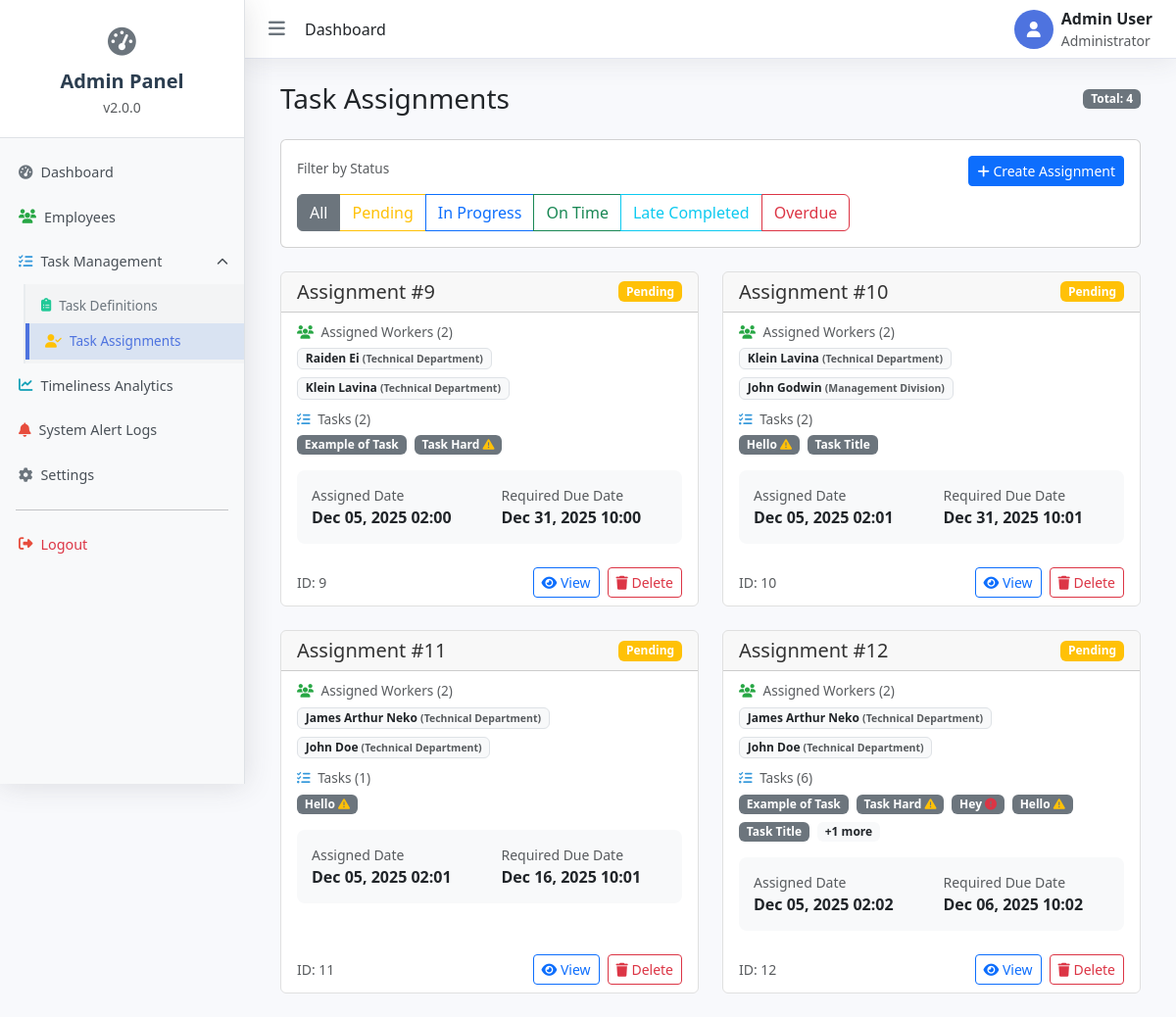
The page /dashboard/assignments/ on the database as committed earlier.
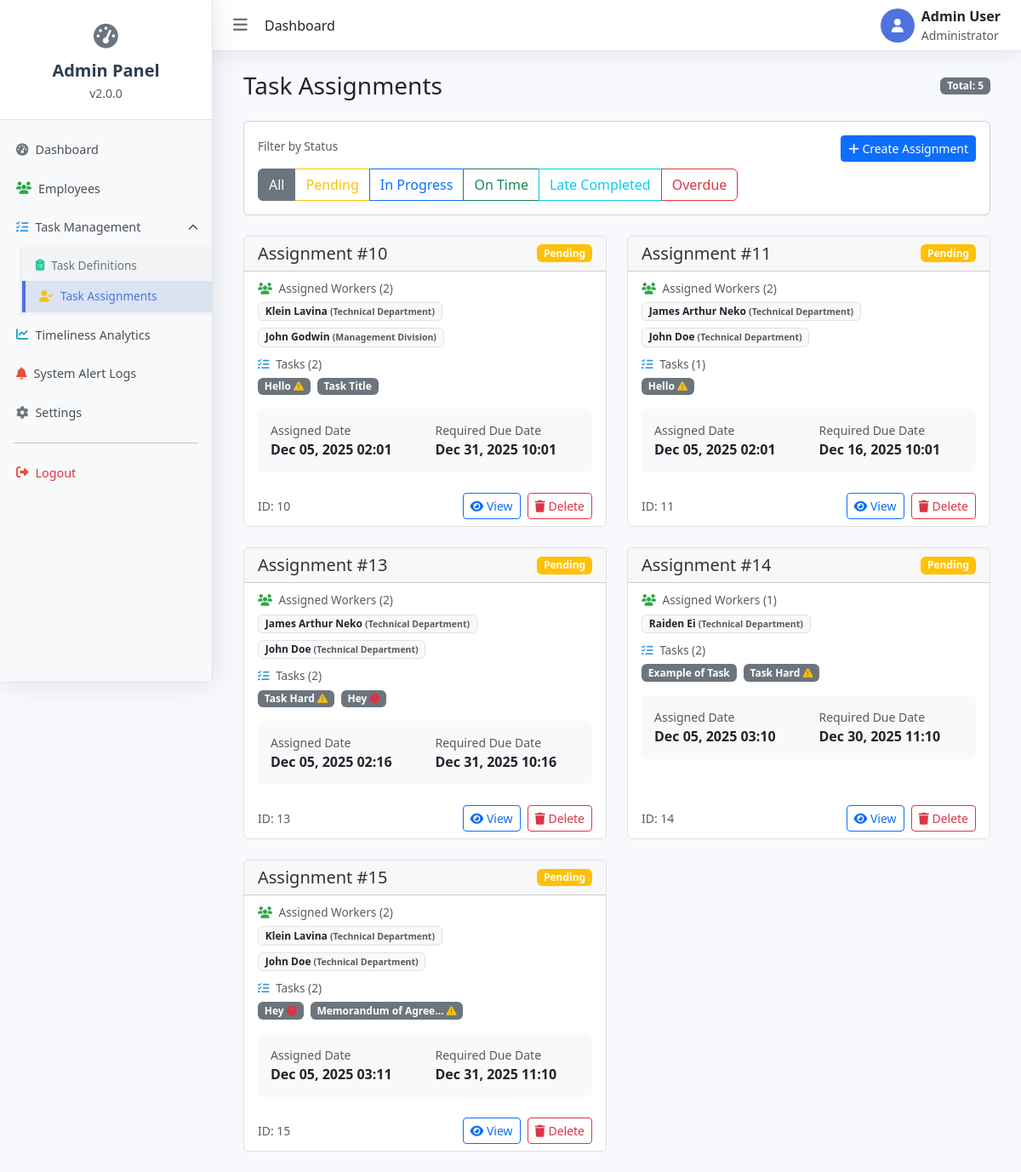
The same page on the database as committed later.
### ttms_app/models.py (models this page shows, shortened)
class TaskAssignment(models.Model):
    STATUS_CHOICES = [
        ('P', 'Pending'),
        ('IP', 'In Progress'),
        ('OT', 'On Time Completed'),
        ('L', 'Late Completed'),
        ('D', 'Overdue'),
    ]
    worker = models.ManyToManyField(Employee, related_name='assigned_tasks')
    task = models.ManyToManyField(Task, related_name='assignments')
    assigned_date = models.DateTimeField(default=timezone.now)
    required_due_date = models.DateTimeField(
        help_text="The ultimate deadline for all tasks within this assignment."
    )
    actual_completion_date = models.DateTimeField(null=True, blank=True)
    submission_status = models.CharField(max_length=2, choices=STATUS_CHOICES, default='P')
    class Meta:
        ordering = ['required_due_date']
        verbose_name = "Task Assignment"

class Employee(models.Model):
    full_name = models.CharField(max_length=150)
    email = models.EmailField(unique=True)
    department = models.CharField(max_length=100, blank=True, null=True)
    role = models.CharField(max_length=100, blank=True, null=True)
    notification_preference = models.CharField(
        max_length=10,
        choices=[('email', 'Email'), ('in_app', 'In-App'), ('none', 'None')],
        default='email'
    )
    class Meta:
        verbose_name = "Employee"
        verbose_name_plural = "Employees"

class Task(models.Model):
    title = models.CharField(max_length=200)
    description = models.TextField(blank=True)
    standard_duration_days = models.PositiveSmallIntegerField(
        default=3,
        help_text="Standard number of days for task completion."
    )
    priority = models.CharField(
        max_length=10,
        choices=[('high', 'High'), ('medium', 'Medium'), ('low', 'Low')],
        default='medium'
    )
    class Meta:
        verbose_name = "Task Definition"
        verbose_name_plural = "Task Definitions"

### ttms_app/views.py (the view)
# urls.py: path('assignments/', views.assignments_view, name='assignments'),
def assignments_view(request):
    assignments = TaskAssignment.objects.all().order_by('id')
    status_filter = request.GET.get('status', 'all')
    if status_filter != 'all':
        assignments = assignments.filter(submission_status=status_filter)
    context = {
        'assignments': assignments,
        'now': timezone.now(),
        'employees': Employee.objects.all(),
        'tasks': Task.objects.all()
    }
    return render(request, 'admin_dashboard/assignment.html', context)

### templates/admin_dashboard/assignment.html (shortened to what this page needs)
{% extends 'admin_dashboard/base.html' %}
{% block content %}
<div class="container-fluid">
    <div class="d-flex justify-content-between align-items-center mb-4">
        <h1 class="h3 mb-0">Task Assignments</h1>
        <div class="d-flex gap-2">
            <span class="badge bg-secondary">Total: {{ assignments|length }}</span>
        </div>
    </div>
<div class="row mb-4">
    <div class="col-12">
        <div class="card">
            <div class="card-body">
                <div class="d-flex justify-content-between align-items-center mb-2">
                    <h6 class="card-subtitle text-muted mb-0">Filter by Status</h6>
                   <a href="#" class="btn btn-primary btn-sm"
                        data-bs-toggle="modal"
                        data-bs-target="#createAssignmentModal">
                            <i class="fas fa-plus"></i> Create Assignment
                        </a>
                </div>
                <div class="btn-group" role="group">
                    <a href="?status=all" class="btn btn-outline-secondary {% if not request.GET.status or request.GET.status == 'all' %}active{% endif %}">
                        All
                    </a>
                    <a href="?status=P" class="btn btn-outline-warning {% if request.GET.status == 'P' %}active{% endif %}">
                        Pending
                    </a>
                    <a href="?status=IP" class="btn btn-outline-primary {% if request.GET.status == 'IP' %}active{% endif %}">
                        In Progress
                    </a>
                    <a href="?status=OT" class="btn btn-outline-success {% if request.GET.status == 'OT' %}active{% endif %}">
                        On Time
                    </a>
                    <a href="?status=L" class="btn btn-outline-info {% if request.GET.status == 'L' %}active{% endif %}">
                        Late Completed
                    </a>
                    <a href="?status=D" class="btn btn-outline-danger {% if request.GET.status == 'D' %}active{% endif %}">
                        Overdue
                    </a>
                </div>
            </div>
        </div>
    </div>
</div>
    <div class="row row-cols-1 row-cols-md-2 g-4">
        {% for assignment in assignments %}
        <div class="col">
            <div class="card h-100 assignment-card">
                <div class="card-header d-flex justify-content-between align-items-center">
                    <h5 class="card-title mb-0">Assignment #{{ assignment.pk }}</h5>
                    <span class="badge {% if assignment.submission_status == 'P' %}bg-warning{% elif assignment.submission_status == 'IP' %}bg-primary{% elif assignment.submission_status == 'OT' %}bg-success{% elif assignment.submission_status == 'L' %}bg-info{% elif assignment.submission_status == 'D' %}bg-danger{% endif %}">
                        {{ assignment.get_submission_status_display }}
                    </span>
                </div>
                <div class="card-body">
                    <div class="mb-3">
                        <h6 class="card-subtitle text-muted mb-2">
                            <i class="fas fa-users me-1"></i> Assigned Workers ({{ assignment.worker.all|length }})
                        </h6>
                        <div class="d-flex flex-wrap gap-2">
                            {% for worker in assignment.worker.all %}
                            <span class="badge bg-light text-dark border" title="{{ worker.full_name }} - {{ worker.department|default:'No Department' }}">
                                {{ worker.full_name }}
                                {% if worker.department %}
                                <small class="text-muted">({{ worker.department }})</small>
                                {% endif %}
                            </span>
                            {% empty %}
                            <span class="text-muted">No workers assigned</span>
                            {% endfor %}
                        </div>
                    </div>
                    <div class="mb-3">
                        <h6 class="card-subtitle text-muted mb-2">
                            <i class="fas fa-tasks me-1"></i> Tasks ({{ assignment.task.all|length }})
                        </h6>
                        <div class="d-flex flex-wrap gap-2">
                            {% for task in assignment.task.all|slice:":5" %}
                            <span class="badge bg-secondary" title="{{ task.title }}: {{ task.description|truncatechars:50 }}">
                                {{ task.title|truncatechars:20 }}
                                {% if task.priority == 'high' %}
                                <i class="fas fa-exclamation-circle text-danger"></i>
                                {% elif task.priority == 'medium' %}
                                <i class="fas fa-exclamation-triangle text-warning"></i>
                                {% endif %}
                            </span>
                            {% endfor %}
                            {% if assignment.task.all|length > 5 %}
                            <span class="badge bg-light text-dark">+{{ assignment.task.all|length|add:"-5" }} more</span>
                            {% endif %}
                        </div>
                    </div>
                    <div class="timeline-info">
                        <div class="row">
                            <div class="col-6">
                                <small class="text-muted d-block">Assigned Date</small>
                                <strong>{{ assignment.assigned_date|date:"M d, Y H:i" }}</strong>
                            </div>
                            <div class="col-6">
                                <small class="text-muted d-block">Required Due Date</small>
                                <strong class="{% if assignment.required_due_date < now %}text-danger{% endif %}">
                                    {{ assignment.required_due_date|date:"M d, Y H:i" }}
                                </strong>
                            </div>
                        </div>
                    </div>
                </div>
                <div class="card-footer bg-transparent border-top-0">
                    <div class="d-flex justify-content-between align-items-center">
                        <small class="text-muted">
                            ID: {{ assignment.pk }}
                        </small>
                        <div class="actions d-flex gap-2">
                            <button type="button"
                                class="btn btn-sm btn-outline-primary"
                                data-bs-toggle="modal"
                                data-bs-target="#assignmentModal{{ assignment.pk }}">
                                <i class="fas fa-eye"></i> View
                            </button>
                            <button type="button"
                                class="btn btn-sm btn-outline-danger"
                                data-bs-toggle="modal"
                                data-bs-target="#deleteAssignmentModal{{ assignment.pk }}">
                                <i class="fas fa-trash"></i> Delete
                            </button>
                        </div>
                    </div>
                </div>
            </div>
        </div>
        {% endfor %}
    </div>
</div>
{% endblock %}

### templates/admin_dashboard/base.html (shortened to what this page needs)
<!DOCTYPE html>
<html lang="en">
<head>
    <link href="https://cdn.jsdelivr.net/npm/bootstrap@5.3.0-alpha1/dist/css/bootstrap.min.css" rel="stylesheet">
    <link rel="stylesheet" href="https://cdnjs.cloudflare.com/ajax/libs/font-awesome/6.4.0/css/all.min.css">
</head>
<body>
    <div class="dashboard-wrapper">
        {% include 'admin_dashboard/sidebar.html' %}
        <div class="content-area" id="contentArea">
            <header class="top-header">
                <div class="header-left">
                    <button class="sidebar-toggle" id="sidebarToggle">
                        <i class="fas fa-bars"></i>
                    </button>
                    <span class="ms-3 d-none d-md-inline" id="pageTitle">Dashboard</span>
                </div>
                <div class="header-right">
                    <div class="user-profile">
                        <div class="user-avatar">
                            <i class="fas fa-user"></i>
                        </div>
                        <div class="user-info d-none d-md-block">
                            <div class="user-name fw-bold">Admin User</div>
                            <div class="user-role text-muted small">Administrator</div>
                        </div>
                    </div>
                </div>
            </header>
            <main class="main-content" id="mainContent">
                {% block content %}{% endblock %}
            </main>
        </div>
    </div>
</body>
</html>

### templates/admin_dashboard/sidebar.html (shortened to what this page needs)
<aside class="sidebar">
    <div class="sidebar-header">
        <div class="logo-icon">
            <i class="fas fa-tachometer-alt"></i>
        </div>
        <h3>Admin Panel</h3>
        <p class="text-muted small mb-0">v2.0.0</p>
    </div>
    <div class="sidebar-menu">
        <ul class="nav flex-column">
            <li class="nav-item">
                <a class="nav-link" href="{% url 'ttms_app:dashboard' %}">
                    <i class="fas fa-tachometer-alt me-2"></i>
                    <span>Dashboard</span>
                </a>
            </li>
            <li class="nav-item">
                <a class="nav-link" href="{% url 'ttms_app:users' %}">
                    <i class="fas fa-users me-2"></i>
                    <span>Employees</span>
                </a>
            </li>
            <li class="nav-item">
                <a class="nav-link task-management-toggle" href="#taskSubmenu"
                   data-bs-toggle="collapse"
                   data-bs-target="#taskSubmenu"
                   aria-expanded="false"
                   aria-controls="taskSubmenu">
                    <i class="fas fa-tasks me-2"></i>
                    <span>Task Management</span>
                    <i class="fas fa-chevron-down ms-auto submenu-icon"></i>
                </a>
                <div class="collapse" id="taskSubmenu">
                    <ul class="nav flex-column submenu">
                        <li class="nav-item">
                            <a class="nav-link" href="{% url 'ttms_app:tasks' %}">
                                <i class="fas fa-clipboard-list me-2"></i>
                                Task Definitions
                            </a>
                        </li>
                        <li class="nav-item">
                            <a class="nav-link" href="{% url 'ttms_app:assignments' %}">
                                <i class="fas fa-user-check me-2"></i>
                                Task Assignments
                            </a>
                        </li>
                    </ul>
                </div>
            </li>
            <li class="nav-item">
                <a class="nav-link" href="#">
                    <i class="fas fa-chart-line me-2"></i>
                    <span>Timeliness Analytics</span>
                </a>
            </li>
            <li class="nav-item">
                <a class="nav-link" href="#">
                    <i class="fas fa-bell me-2"></i>
                    <span>System Alert Logs</span>
                </a>
            </li>
            <li class="nav-item">
                <a class="nav-link" href="{% url 'ttms_app:settings' %}">
                    <i class="fas fa-cog me-2"></i>
                    <span>Settings</span>
                </a>
            </li>
            <li class="nav-item">
                <hr class="sidebar-divider">
            </li>
            <li class="nav-item">
                <a class="nav-link text-danger" href="#">
                    <i class="fas fa-sign-out-alt me-2"></i>
                    <span>Logout</span>
                </a>
            </li>
        </ul>
    </div>
</aside>

Rows that differ between the two databases and show on the page:
removed TaskAssignment: pk "9", submission_status "Pending", worker.all|length "2", task.all|length "2", assigned_date "Dec 05, 2025 02:00", required_due_date "Dec 31, 2025 10:00", Employee (full_name "Raiden Ei", department "Technical Department"), Employee (full_name "Klein Lavina", department "Technical Department"), Task (title "Example of Task"), Task (title "Task Hard", priority "medium" (drawn))
removed TaskAssignment: pk "12", submission_status "Pending", worker.all|length "2", task.all|length "6", task.all|length "1", assigned_date "Dec 05, 2025 02:02", required_due_date "Dec 06, 2025 10:02", Employee (full_name "James Arthur Neko", department "Technical Department"), Employee (full_name "John Doe", department "Technical Department"), Task (title "Example of Task"), Task (title "Task Hard", priority "medium" (drawn)), Task (title "Hey", priority "high" (drawn)), Task (title "Hello", priority "medium" (drawn)), Task (title "Task Title")
added TaskAssignment: pk "13", submission_status "Pending", worker.all|length "2", task.all|length "2", assigned_date "Dec 05, 2025 02:16", required_due_date "Dec 31, 2025 10:16", Employee (full_name "James Arthur Neko", department "Technical Department"), Employee (full_name "John Doe", department "Technical Department"), Task (title "Task Hard", priority "medium" (drawn)), Task (title "Hey", priority "high" (drawn))
added TaskAssignment: pk "14", submission_status "Pending", worker.all|length "1", task.all|length "2", assigned_date "Dec 05, 2025 03:10", required_due_date "Dec 30, 2025 11:10", Employee (full_name "Raiden Ei", department "Technical Department"), Task (title "Example of Task"), Task (title "Task Hard", priority "medium" (drawn))
added TaskAssignment: pk "15", submission_status "Pending", worker.all|length "2", task.all|length "2", assigned_date "Dec 05, 2025 03:11", required_due_date "Dec 31, 2025 11:10", Employee (full_name "Klein Lavina", department "Technical Department"), Employee (full_name "John Doe", department "Technical Department"), Task (title "Hey", priority "high" (drawn))
added Task: title "Memorandum of Agree…", priority "medium" (drawn), shown under "15"
Other text that changed with them:
{{ assignments|length }}: "4" → "5"
